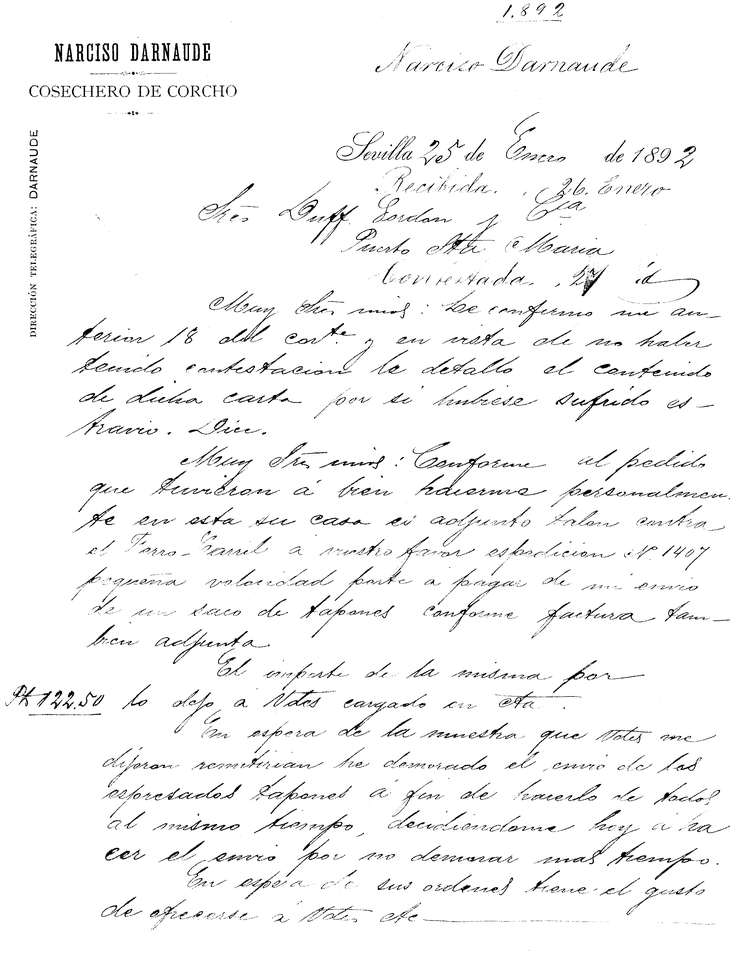
#> input picture Narciso2_met_1_vec_0_sig_0_thr_134.png, 730 x 967 px, shrunk from 2233 x 2960 before the run
$ python main_pruebas.py
#> lines starting #> are read from the running program, lines starting #| are printed output that depends on the picture; after the words box and inside, x2 and y2 are one past the last pixel; in counts of white or black regions, pixels touching at a corner belong together
import cv2
import numpy as np
import matplotlib.pyplot as plt
from PIL import Image
from skimage import measure
from src import Separacion
from src import Filtros


import matplotlib.patches as mpatches

from skimage import data
from skimage.filters import threshold_otsu
from skimage.segmentation import clear_border
from skimage.measure import label
from skimage.morphology import closing, square
from skimage.measure import regionprops
from skimage.color import label2rgb


'''

separar = Separacion.Separacion()
filtro = Filtros.Filtros()

# Importar imagen original
orig = Image.open('../imgs/Narciso2.png')
ppi = orig.info['dpi']
original = cv2.imread('../imgs/Narciso2.png')

# Importar imagen binarizada
doc_img = cv2.imread('../Narciso2_met_1_vec_0_sig_0_thr_134.png', 0)
fil_px, col_px = doc_img.shape

# Calcular tamaño de imagen en centímetros
fil_cm = fil_px/(ppi[0]*0.39370)
col_cm = col_px/(ppi[0]*0.39370)

# Plantilla de pertenencia
img_plant = doc_img < 255

print("Separar filas")
# Histograma vertical
hist_ver = separar.vert_hist(img_plant)
# Filtrado
hist_ver_filtrado = filtro.mediana(hist_ver, 10)
# Separar filas
ini_filas, fin_filas = separar.filas(hist_ver_filtrado, 100)
num_filas = len(ini_filas)

print("Separar palabras")
kernel = np.ones((5,5),np.uint8)
img_ero = cv2.erode(doc_img, kernel, iterations=2)
img_ero_plant = img_ero < 255
num_palabras = []
res=[]
z=0
for y in range(0, num_filas):
    # Seleccionar fila
    fila = img_ero_plant[ini_filas[y]:fin_filas[y], 0:col_px]
    # Histograma horizontal
    hist_fila = separar.hor_hist(fila)
    # Separar palabras
    minimo_hueco = 1
    minimo_palabra = 40
    ini_palabras, fin_palabras = separar.palabras(hist_fila, minimo_hueco, minimo_palabra)
    num_palabras.append(len(ini_palabras))

    print("Fila %d de %d - Encontradas %d palabras " % (y + 1, num_filas, num_palabras[y]))

    for x in range(0, num_palabras[y]):

        res.append([ini_palabras[x], ini_filas[y], fin_palabras[x], fin_filas[y]])
        # Seleccionar palabra
        palabra = img_ero_plant[res[z][1]:res[z][3], res[z][0]:res[z][2]]
        # Histograma vertical
        hist_palabra = separar.vert_hist(palabra)
        # Filtrado
        # hist_palabra_filtrada = filtro.mediana(hist_palabra, 5)
        # Ajustar palabras
        ini, fin = separar.ajustar(hist_palabra)
        res[z][1] = res[z][1] + ini
        res[z][3] = res[z][3] - fin

        L = measure.label(palabra)
        print("   Palabra %d - Componentes conexas: %d" % (z, np.max(L)))

        z += 1

total_palabras = len(res)
for z in range(0, total_palabras):
        # [4 lines of commented-out code are left out]


im2 = cv2.findContours(img_ero,cv2.RETR_TREE,cv2.CHAIN_APPROX_SIMPLE)
cv2.drawContours(im2)
print("Resultados gráficos")
#cv2.imwrite('../prueba_compconex.png', doc_img)
plt.figure(1)
plt.subplots_adjust(.01,.01,.99,.99)
plt.set_cmap("gray")
plt.imshow(im2)
plt.show()
#plt.figure(2)
#plt.plot(filtrado)
#plt.show()
'''

#image = data.coins()[50:-50, 50:-50]
#image = cv2.imread('../imgs/Narciso2.png', 0)
#image = cv2.cvtColor(image, cv2.COLOR_BGR2RGB)
ima = cv2.imread('../Narciso2_met_1_vec_0_sig_0_thr_134.png', 0)
#> ima is the input picture: shape (967, 730); min 0, max 255, mean 245.2
kernel = np.ones((5,5),np.uint8)
img = cv2.erode(ima, kernel, iterations=2)
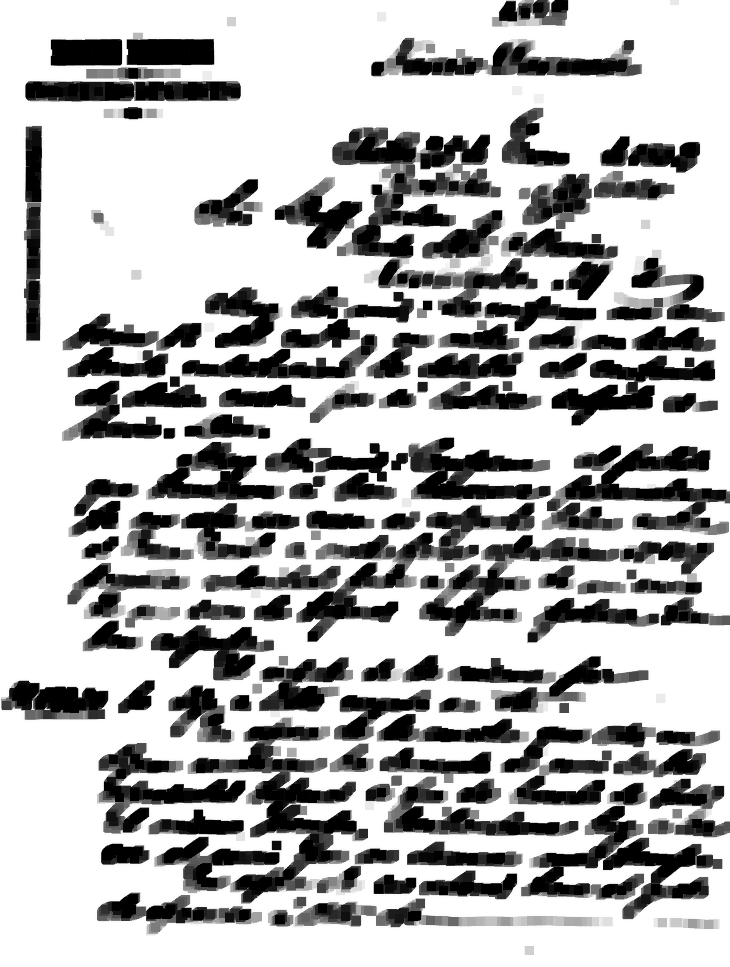
#> img: shape (967, 730); min 0, max 255, mean 179.5
image = (img<1).astype('uint8')
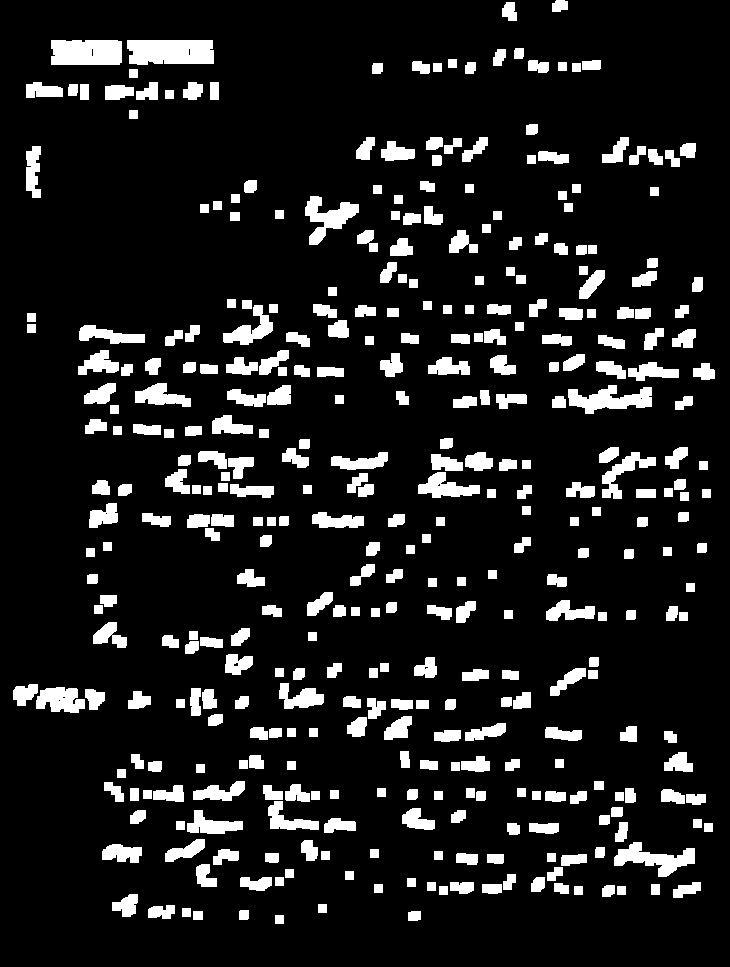
#> image: shape (967, 730); values 0 (black) and 1 (white), 11.7% white; 379 white regions, largest, box (x1, y1, x2, y2) and area: (127, 40, 214, 65) 2018, (51, 40, 122, 65) 1732, (568, 385, 652, 414) 1356


# [11 lines of commented-out code are left out]
label_image = label(image)
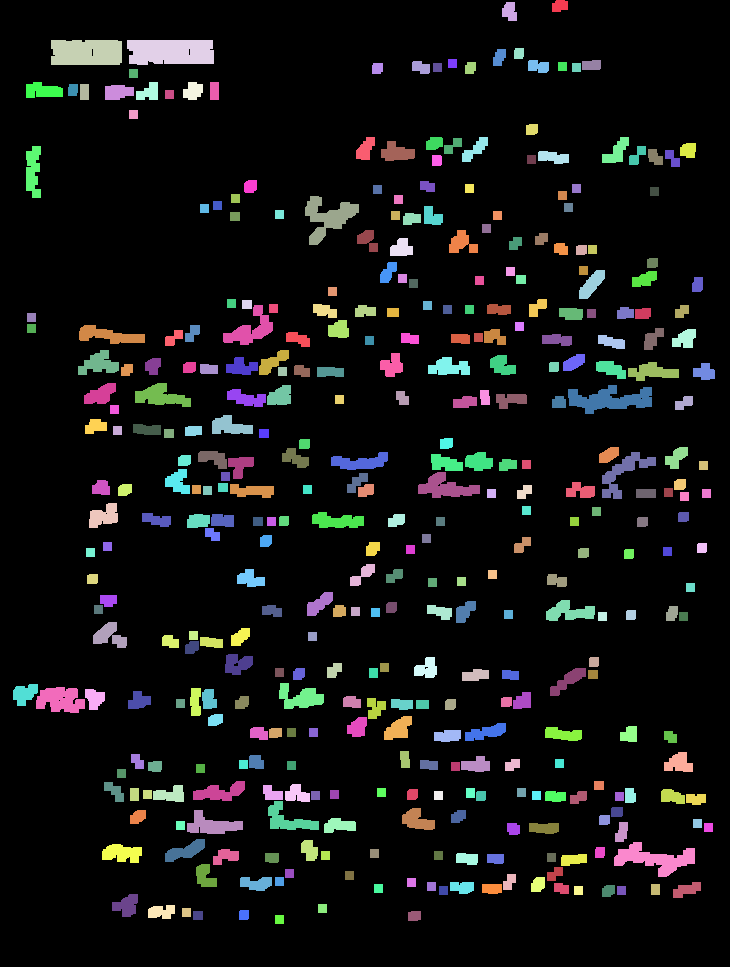
#> label_image: shape (967, 730) int64; 380 distinct labels, from 0 to 379; one colour per label, 0 black

# [8 lines of commented-out code are left out]
fig, ax = plt.subplots(1,1)
plt.set_cmap("gray")
#ax.imshow(image_label_overlay)
ax.imshow(img)

for region in regionprops(label_image):

    # skip small images
    if region.area < 300:
        continue

    # draw rectangle around segmented coins
    minr, minc, maxr, maxc = region.bbox
    rect = mpatches.Rectangle((minc, minr), maxc - minc, maxr - minr, fill=False, edgecolor='red', linewidth=1)

    ax.add_patch(rect)
#> this loop made 379 passes
#> (minr, minc, maxr, maxc) on passes 3, 4, 17: (40, 51, 65, 122), (40, 127, 65, 214), (82, 26, 98, 63)


#plt.set_cmap("gray")
plt.show()
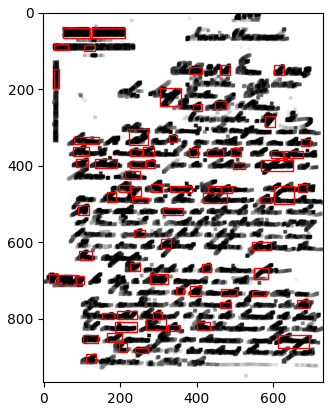
#> figure drawn by matplotlib, 1 panel

$ run again, with Narciso1_met_1_vec_0_sig_0_thr_143.png copied over Narciso2_met_1_vec_0_sig_0_thr_134.png
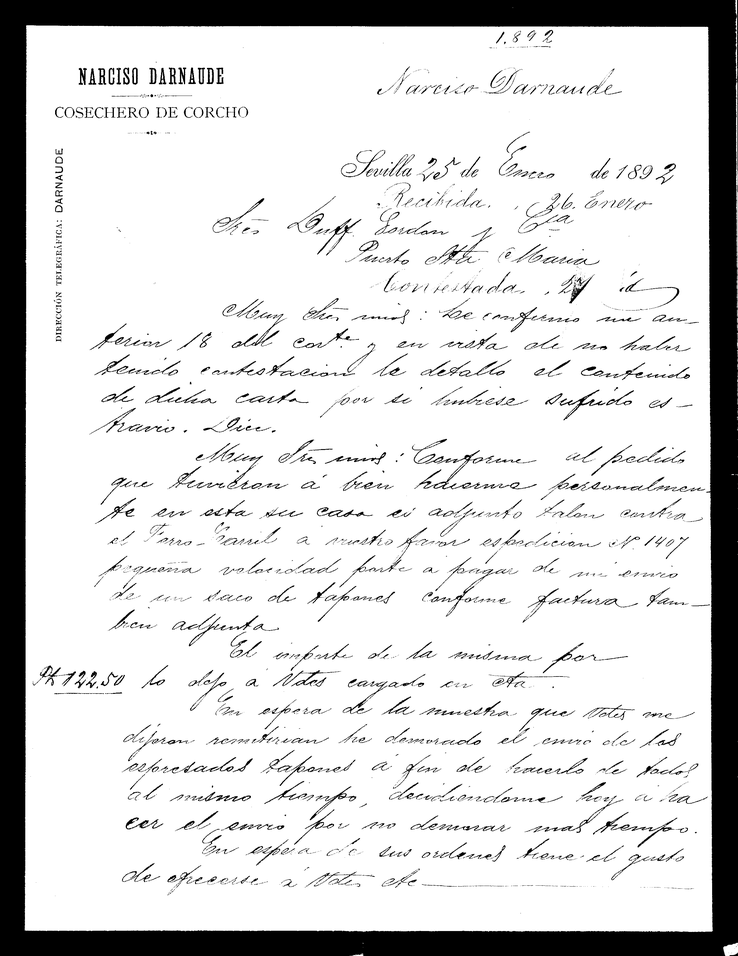
#> input picture Narciso1_met_1_vec_0_sig_0_thr_143.png, 738 x 956 px, shrunk from 2424 x 3140 before the run
#> ima is the input picture: shape (956, 738); min 0, max 255, mean 215.2
#> image: shape (956, 738); values 0 (black) and 1 (white), 23.5% white; 354 white regions, largest, box (x1, y1, x2, y2) and area: (0, 0, 738, 956) 97500, (146, 64, 227, 88) 1914, (76, 64, 140, 88) 1433
#> `label_image = label(image)`:
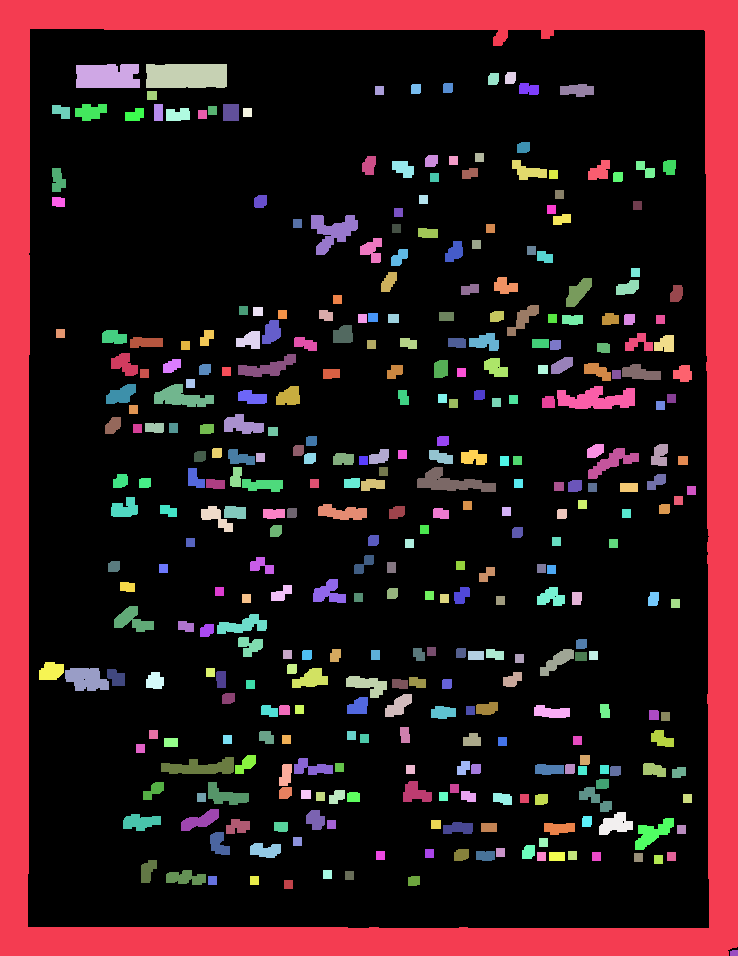
#> label_image: shape (956, 738) int64; 355 distinct labels, from 0 to 354; one colour per label, 0 black
#> the loop `for region in regionprops(label_image):` made 354 passes
#> (minr, minc, maxr, maxc) on passes 1 to 3: (0, 0, 956, 738), (64, 76, 88, 140), (64, 146, 88, 227)
#> `plt.show()`:
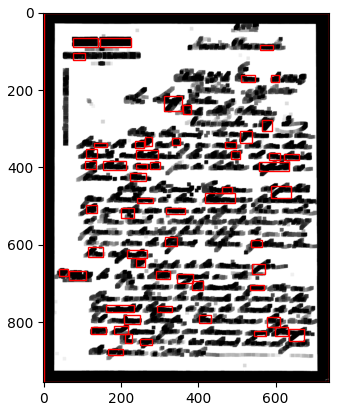
#> figure drawn by matplotlib, 1 panel

$ run again, with 0003_sin_escudo_met_0_vec_0_sig_0_thr_0.png copied over Narciso2_met_1_vec_0_sig_0_thr_134.png
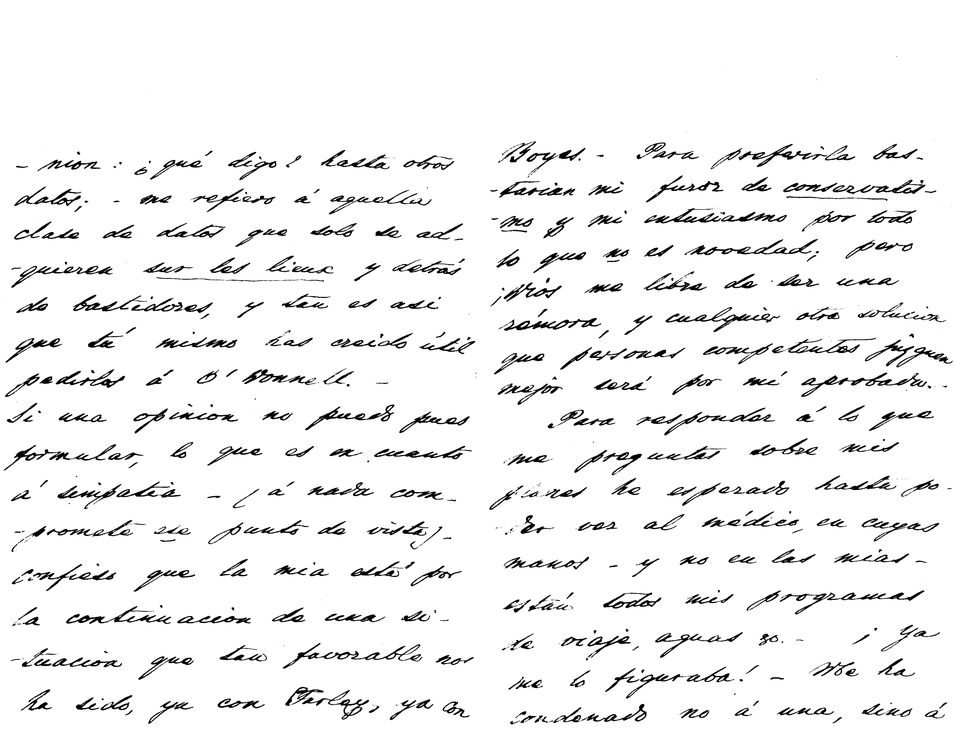
#> input picture 0003_sin_escudo_met_0_vec_0_sig_0_thr_0.png, 954 x 740 px, shrunk from 3546 x 2752 before the run
#> ima is the input picture: shape (740, 954); min 0, max 255, mean 240.3
#> image: shape (740, 954); values 0 (black) and 1 (white), 23.7% white; 240 white regions, largest, box (x1, y1, x2, y2) and area: (798, 336, 951, 400) 3567, (494, 344, 687, 398) 2948, (70, 291, 216, 320) 2375
#> `label_image = label(image)`:
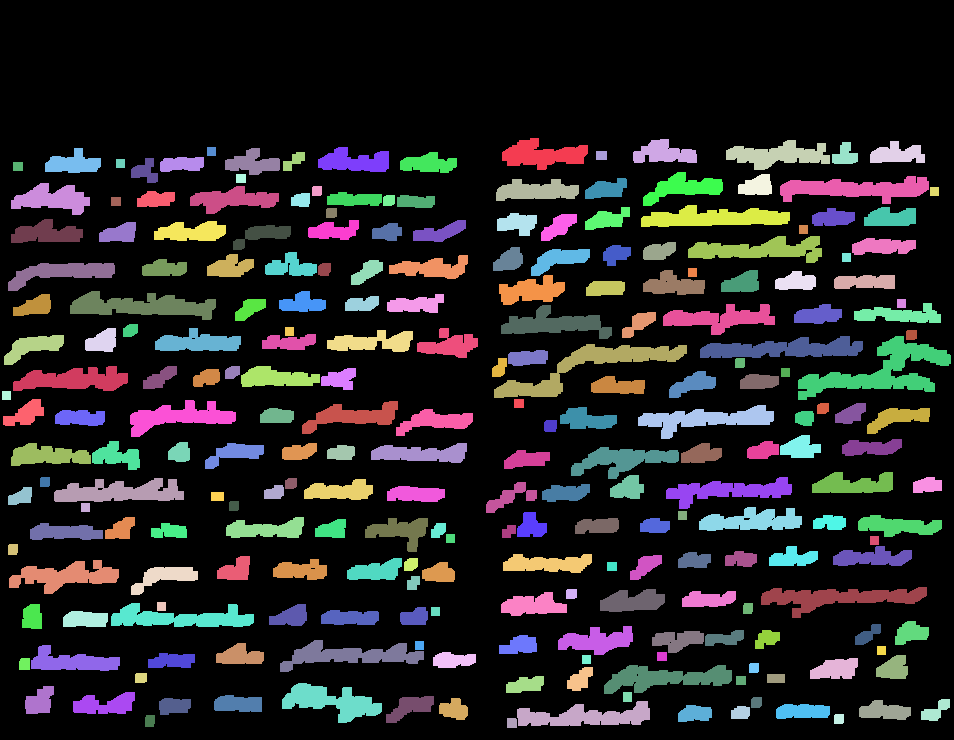
#> label_image: shape (740, 954) int64; 241 distinct labels, from 0 to 240; one colour per label, 0 black
#> the loop `for region in regionprops(label_image):` made 240 passes
#> (minr, minc, maxr, maxc) on passes 1 to 3: (138, 502, 170, 588), (139, 633, 163, 697), (140, 726, 170, 830)
#> `plt.show()`:
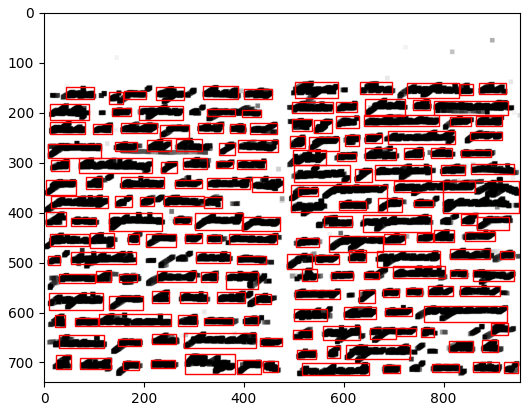
#> figure drawn by matplotlib, 1 panel
